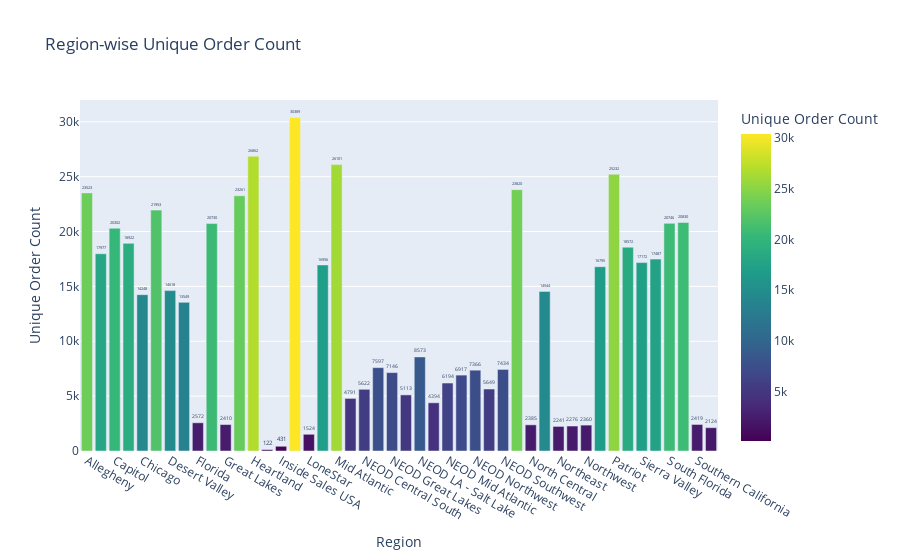

The notebook cell this image was saved under:
### Code cell
# Load the CSV file into a DataFrame (assuming your CSV is in the Data folder)
file_path = './Data/MergedData.csv'
df = pd.read_csv(file_path)

# Group by region and count unique orders
region_order_counts = df.groupby('region')['order_number'].nunique().reset_index()
region_order_counts.columns = ['Region', 'Unique Order Count']

# Create the bar chart with Plotly
fig = px.bar(
    region_order_counts,
    x='Region',
    y='Unique Order Count',
    text='Unique Order Count',
    hover_data={'Region': True, 'Unique Order Count': True},
    color='Unique Order Count',
    color_continuous_scale='Viridis',
    title='Region-wise Unique Order Count'
)

# Update layout to show text on bars
fig.update_traces(texttemplate='%{text}', textposition='outside')

# Show the chart
fig.show()

### Figure 1 — Plotly figure (JSON) as saved in the notebook; plotly's stock layout.template omitted (floating-point values rounded to 4 significant figures)
{"data": [{"alignmentgroup": "True", "hovertemplate": "Region=%{x}<br>Unique Order Count=%{marker.color}<extra></extra>", "legendgroup": "", "marker": {"color": [23523, 17977, 20302, 18922, 14248, 21953, 14618, 13549, 2572, 20730, 2410, 23261, 26862, 122, 431, 30389, 1524, 16956, 26101, 4791, 5622, 7597, 7146, 5113, 8573, 4394, 6194, 6917, 7366, 5649, 7434, 23820, 2385, 14544, 2241, 2276, 2360, 16795, 25232, 18572, 17172, 17487, 20746, 20830, 2419, 2124], "coloraxis": "coloraxis", "pattern": {"shape": ""}}, "name": "", "offsetgroup": "", "orientation": "v", "showlegend": false, "text": [23523, 17977, 20302, 18922, 14248, 21953, 14618, 13549, 2572, 20730, 2410, 23261, 26862, 122, 431, 30389, 1524, 16956, 26101, 4791, 5622, 7597, 7146, 5113, 8573, 4394, 6194, 6917, 7366, 5649, 7434, 23820, 2385, 14544, 2241, 2276, 2360, 16795, 25232, 18572, 17172, 17487, 20746, 20830, 2419, 2124], "textposition": "outside", "texttemplate": "%{text}", "type": "bar", "x": ["Allegheny", "Bay", "Capitol", "Cascades", "Chicago", "Dallas Fort Worth", "Desert Valley", "Empire", "Florida", "Gateway", "Great Lakes", "Gulf Coast", "Heartland", "Inside Sales Straumann", "Inside Sales USA", "Liberty", "LoneStar", "Los Angeles", "Mid Atlantic", "NEOD Central North", "NEOD Central South", "NEOD Florida", "NEOD Great Lakes", "NEOD Gulf Coast", "NEOD LA - Salt Lake", "NEOD LoneStar", "NEOD Mid Atlantic", "NEOD Northeast", "NEOD Northwest", "NEOD Southeast", "NEOD Southwest", "New England", "North Central", "North Star", "Northeast", "Northern California", "Northwest", "Pacific Northwest", "Patriot", "Rocky Mountain", "Sierra Valley", "SoCal", "South Florida", "Southeast", "Southern California", "Southwest"], "xaxis": "x", "y": [23523, 17977, 20302, 18922, 14248, 21953, 14618, 13549, 2572, 20730, 2410, 23261, 26862, 122, 431, 30389, 1524, 16956, 26101, 4791, 5622, 7597, 7146, 5113, 8573, 4394, 6194, 6917, 7366, 5649, 7434, 23820, 2385, 14544, 2241, 2276, 2360, 16795, 25232, 18572, 17172, 17487, 20746, 20830, 2419, 2124], "yaxis": "y"}], "layout": {"barmode": "relative", "coloraxis": {"colorbar": {"title": {"text": "Unique Order Count"}}, "colorscale": [[0, "#440154"], [0.1111, "#482878"], [0.2222, "#3e4989"], [0.3333, "#31688e"], [0.4444, "#26828e"], [0.5556, "#1f9e89"], [0.6667, "#35b779"], [0.7778, "#6ece58"], [0.8889, "#b5de2b"], [1, "#fde725"]]}, "legend": {"tracegroupgap": 0}, "title": {"text": "Region-wise Unique Order Count"}, "xaxis": {"anchor": "y", "domain": [0, 1], "title": {"text": "Region"}}, "yaxis": {"anchor": "x", "domain": [0, 1], "title": {"text": "Unique Order Count"}}}}
